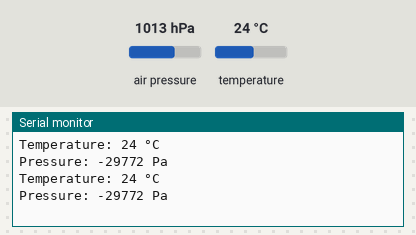
This sketch was run on a simulated Arduino Uno, built with avr-gcc and run on an emulated ATmega328P. Parts: the last lines printed to the serial monitor. The inputs (shaded band) are chosen by the test bench; at power-on: air pressure 1013 hPa, temperature 24 °C.

Above: at 1.8 s.
1.9 s: air pressure set to 952 hPa
At 2.8 s:
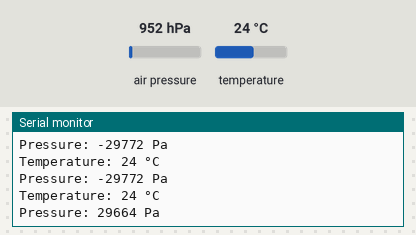
3.4 s: temperature set to 12 °C
At 4.7 s:
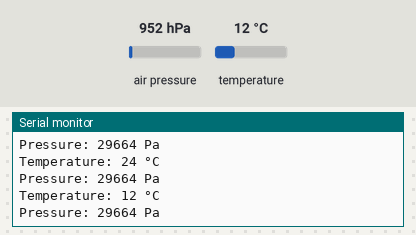
4.9 s: air pressure set to 975 hPa
At 5.9 s:
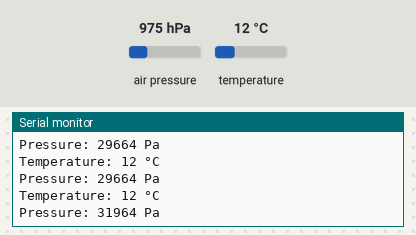
Timing chart, 0 to 7.9 s (numbered marks = the images above; inputs shaded):
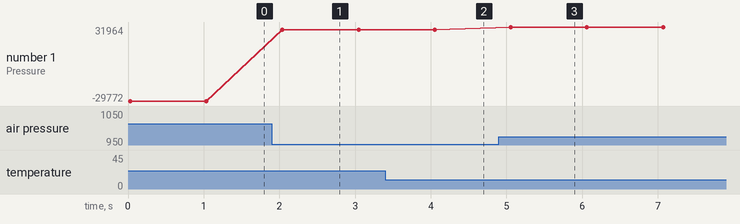

Measured:
- after the input at 1.9 s, the serial monitor: prints a new line after 0.14 s (image 1)
- after the input at 3.4 s, the serial monitor: prints a new line after 0.63 s (image 2)
- after the input at 4.9 s, the serial monitor: prints a new line after 0.16 s (image 3)
- plotted number 1: -29772 → 29664 after the input at 1.9 s, 29664 → 31964 after the input at 4.9 s

The sketch:

BMP180+Serial.ino
```cpp
/*
 * Meteo-v3
 * BMP180
 * BMP180 module is connected to I2C connector. Temperature and
 * pressure are shown on Serial Monitor (9600)
 *
 * made by chiptron.cz (2019)
 *
 * czech website www.chiptron.cz
 * english website www.time4ee.com
 *
 * Adafruit BMP085 library (BMP180 is supported)
 * https://github.com/adafruit/Adafruit-BMP085-Library/
*/
#include <Wire.h>
#include <Adafruit_BMP085.h>

Adafruit_BMP085 bmp;

// the setup function runs once when you disconnect DTR pin or power the board
void setup() {

  Serial.begin(9600); // initialize Serial monitor with 9600
  bmp.begin();

}

// the loop function runs over and over again forever
void loop() {

  int temperature = bmp.readTemperature();  // read temperature
  int pressure = bmp.readPressure();  // read pressure

  Serial.print("Temperature: ");
  Serial.print(temperature);
  Serial.println(" °C");
  Serial.print("Pressure: ");
  Serial.print(pressure);
  Serial.println(" Pa");
  delay(1000);  // wait one second

}
```
